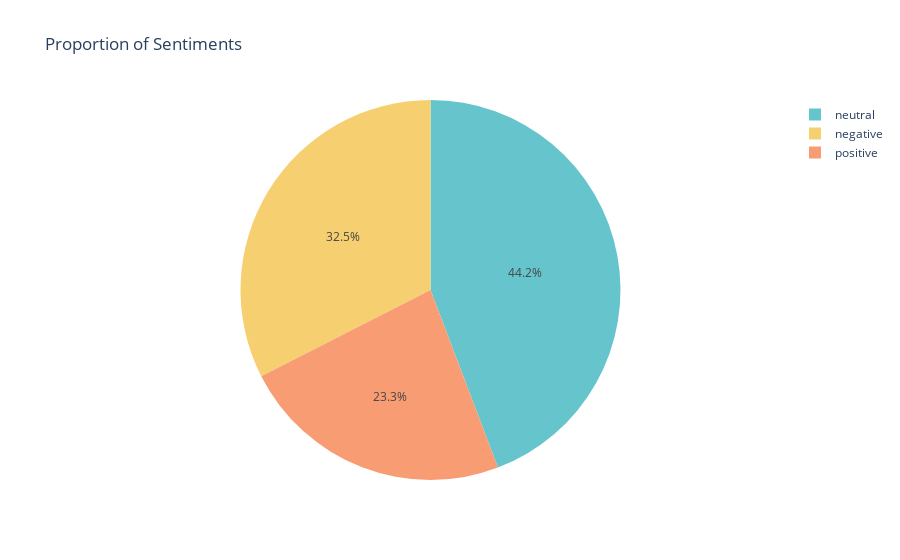

This figure's notebook cell:
### Markdown cell above
Pie Chart

### Code cell
fig_pie = px.pie(df, names='sentiment_label', title='Proportion of Sentiments',
                 color_discrete_sequence=px.colors.qualitative.Pastel)
fig_pie.show()

### Figure 1 — Plotly figure (JSON) as saved in the notebook; plotly's stock layout.template omitted (floating-point values rounded to 4 significant figures; data arrays with more than 128 entries replaced by an {"elided": "..."} marker saying what was removed)
{"data": [{"domain": {"x": [0, 1], "y": [0, 1]}, "hovertemplate": "sentiment_label=%{label}<extra></extra>", "labels": {"elided": "1852 str values"}, "legendgroup": "", "name": "", "showlegend": true, "type": "pie"}], "layout": {"legend": {"tracegroupgap": 0}, "piecolorway": ["rgb(102, 197, 204)", "rgb(246, 207, 113)", "rgb(248, 156, 116)", "rgb(220, 176, 242)", "rgb(135, 197, 95)", "rgb(158, 185, 243)", "rgb(254, 136, 177)", "rgb(201, 219, 116)", "rgb(139, 224, 164)", "rgb(180, 151, 231)", "rgb(179, 179, 179)"], "title": {"text": "Proportion of Sentiments"}}}
